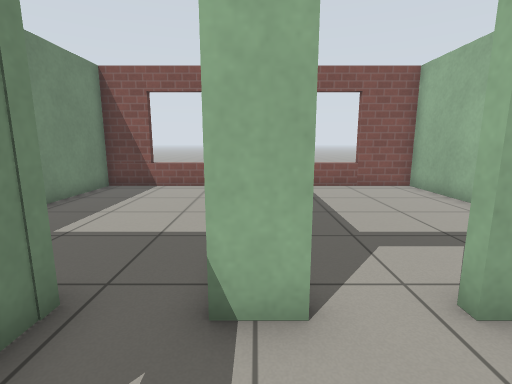
[1] (above)

17 first-person views from a walk through a Gazebo world. The camera is 0.94 m above the floor, tilts 10° down and sees 85° across. The floor is counted in squares, 0.5 m on a side. Each view is taken from the middle of a square. On the plan, view 1 faces up. The plan holds only what a view shows up to about 16 squares ahead; the rest is blank. Gazebo's built-in surfaces are drawn with simple patterns.

[2]
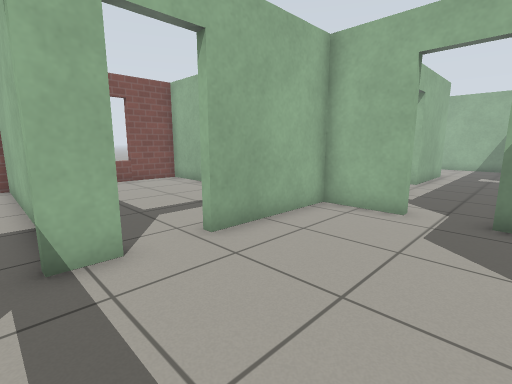

[3]
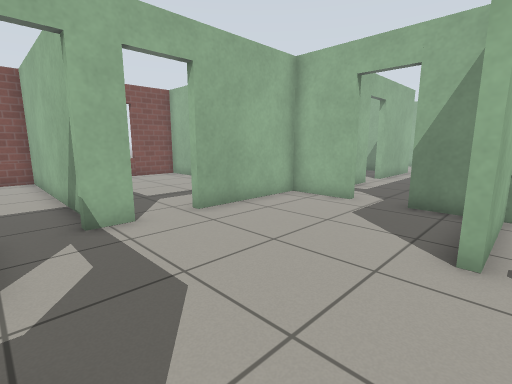

[4]
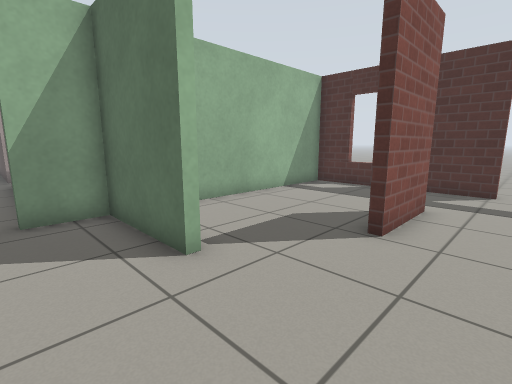

[5]
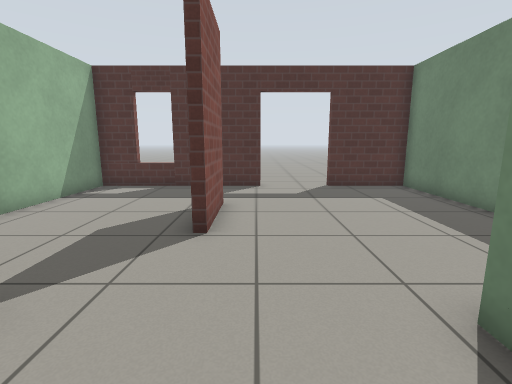

[6]
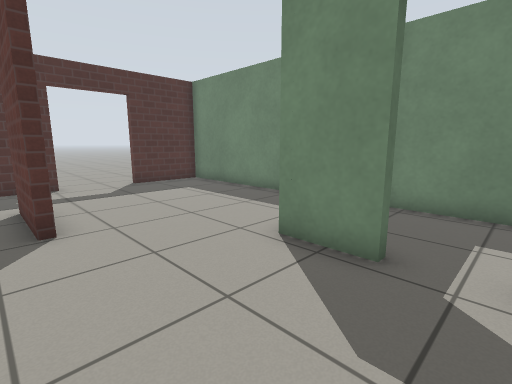

[7]
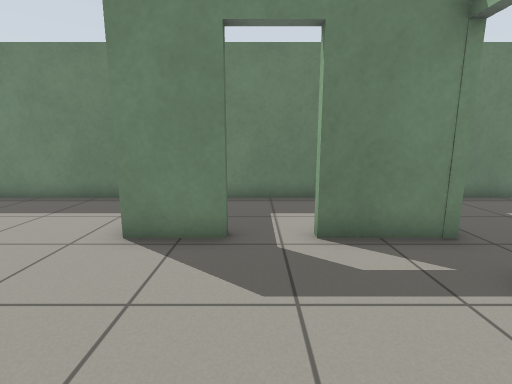

[8]
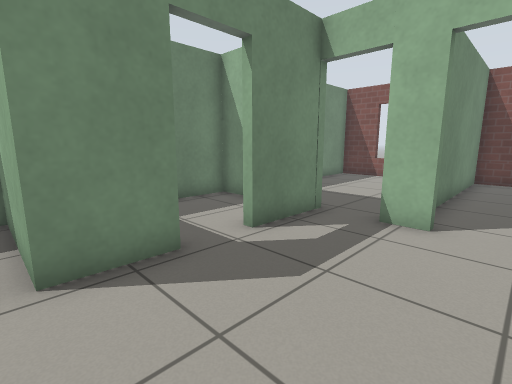

[9]
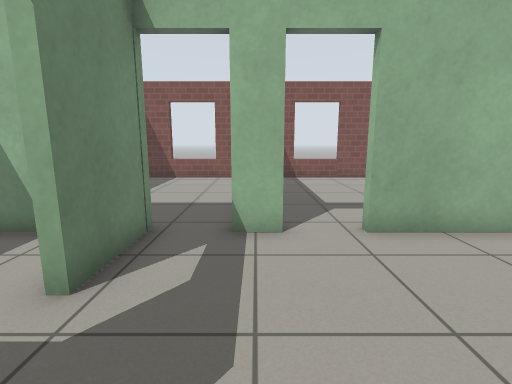

[10]
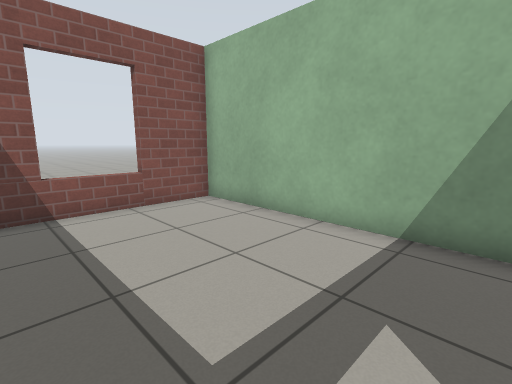

[11]
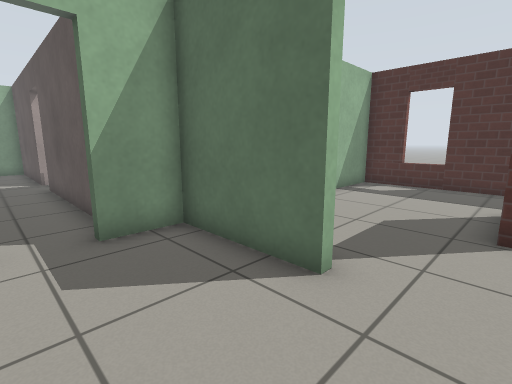

[12]
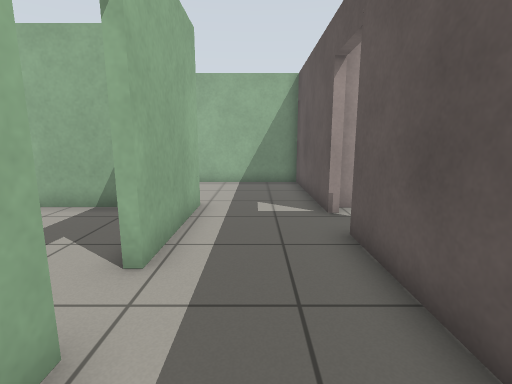

[13]
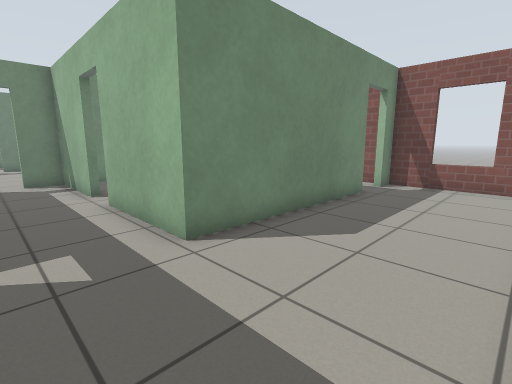

[14]
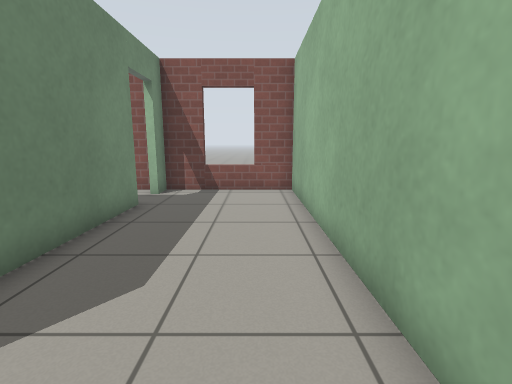

[15]
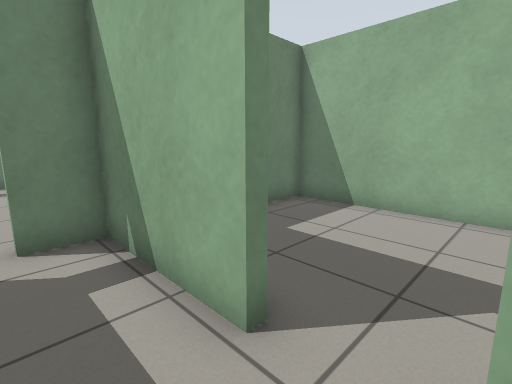

[16]
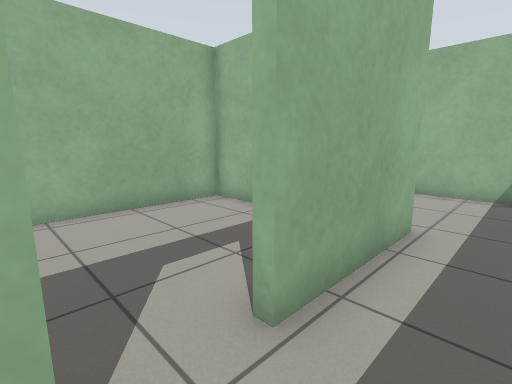

[17]
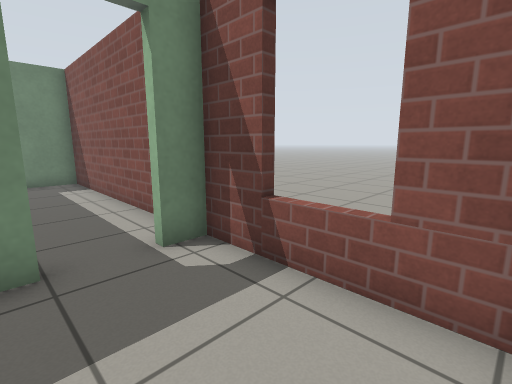

### Floor plan
Points are (right, up) in squares from view 1. A wall is a line through its corners. A room is listed if a view was taken in it or the views show most of it. See-through windows are left out.
Room 1 (views 1, 2, 4, 5, 6, 7, 9, 11)
walls: (0.6, 2.7) (-0.5, 2.7); (3, -3.6) (3, -3.3) (6.8, -3.3) (6.8, -1.5); (-2.3, -1.6) (-2.3, -3.6); (6.8, 0.3) (6.8, 2.7) (2.4, 2.7); (-2.3, 3.1) (-2.3, 0.2)
ways out: opening at (1, -3) to room 2; open door at (1.5, 3) to room 3; open door at (7, -0.5) to room 4; open door at (-1.5, 3) to room 5; open door at (-2.5, -0.5) to room 8
Room 2 (views 3, 8)
walls: (1.3, -6.6) (1.3, -9.8); (1, -9.8) (1, -6.6); (-2.3, -3.6) (-6.5, -3.6); (-0.2, -13.2) (6.8, -13.2) (6.8, -6.1); (-6.5, -5.6) (-6.5, -13.2) (-3.1, -13.2); (6.9, -3.6) (3, -3.6)
ways out: opening at (1, -3) to room 1; open door at (-2, -13)
Room 3 (view 10)
walls: (6.8, 4) (6.8, 12.2) (0.1, 12.2) (0.1, 5.3)
ways out: open door at (1.5, 3) to room 1
Room 4 (views 12, 13, 14, 15, 16, 17)
walls: (16.4, -2) (22.5, -2) (22.5, 12.2) (17.4, 12.2) (17.4, 11.2); (17.4, 9.5) (17.4, 1.7) (13, 1.7); (11.2, 1.7) (7.1, 1.7) (7.1, 0.3); (8.8, -2) (14.6, -2)
ways out: open door at (7, -0.5) to room 1; open door at (12.5, 2) to room 6; open door at (17, 10.5) to room 7; open door at (15.5, -2)
Room 5 (no view inside)
walls: (-0.2, 4.3) (-0.2, 12.2) (-6.5, 12.2) (-6.5, 6.1)
ways out: open door at (-1.5, 3) to room 1
Room 6 (no view inside)
walls: (17.1, 4) (17.1, 8) (7.1, 8) (7.1, 6.4)
ways out: open door at (12.5, 2) to room 4
Room 7 (no view inside)
walls: (16.8, 12.2) (7.1, 12.2) (7.1, 10.3)
ways out: open door at (17, 10.5) to room 4
Room 8 (no view inside)
walls: (-4.6, 2.7) (-6.5, 2.7) (-6.5, -3)
ways out: open door at (-2.5, -0.5) to room 1

Where each view was taken, in squares from view 1:
view 1: 0 up, 0 right, facing up
view 2: 2 down, 1 left, facing up-right
view 3: 4 down, 2 left, facing up-right
view 4: 1 down, 1 left, facing down-right
view 5: 1 down, 0 right, facing down
view 6: 0 up, 2 right, facing down-left
view 7: 1 down, 3 right, facing left
view 8: 4 down, 2 right, facing up-left
view 9: 3 down, 0 right, facing up
view 10: 4 up, 1 right, facing up-right
view 11: 0 up, 1 right, facing down-right
view 12: 0 up, 9 right, facing right
view 13: 1 down, 22 right, facing up-left
view 14: 1 up, 21 right, facing up
view 15: 0 up, 13 right, facing up-left
view 16: 0 up, 11 right, facing up-right
view 17: 9 up, 22 right, facing up-left
